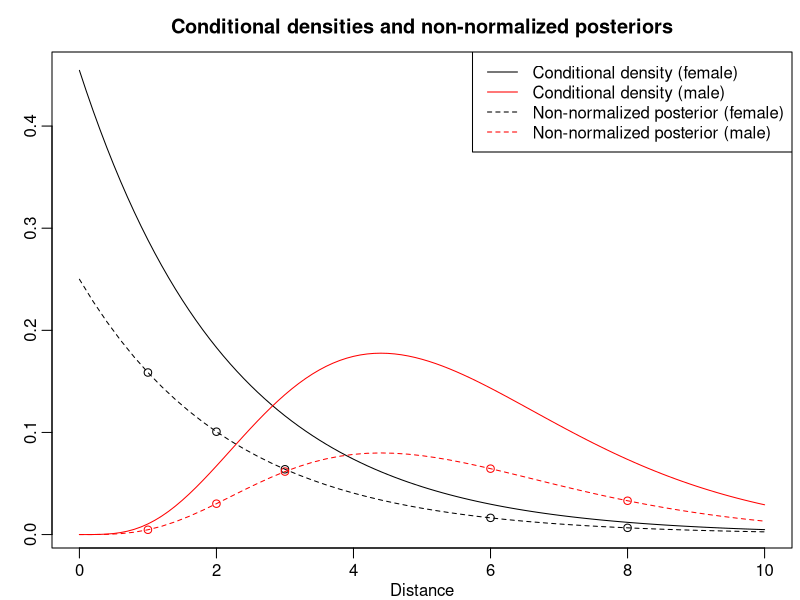
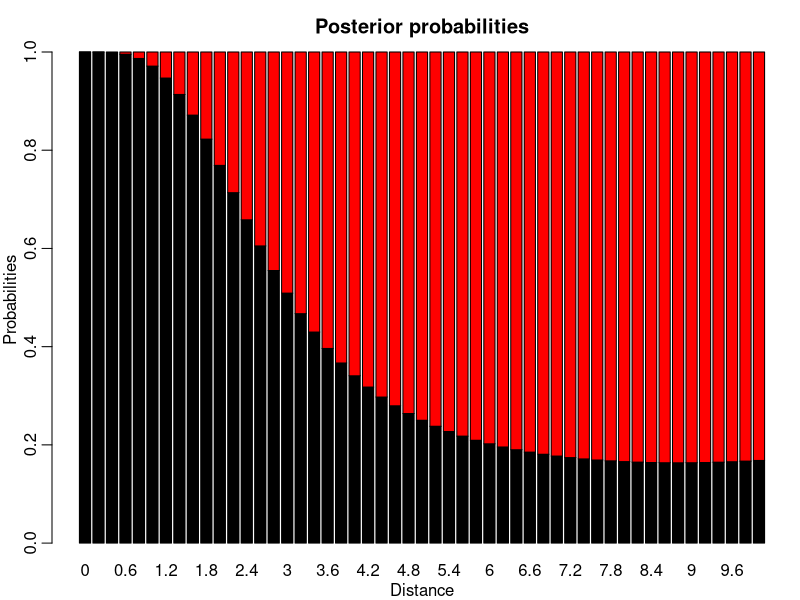

These charts were generated, in order, by the following R code:
## ---- chunk 1
knitr::opts_chunk$set(
  collapse = TRUE,
  comment = "#>",
  fig.width = 8,
  fig.height = 6
)
knitr::opts_knit$set(global.par = TRUE)
pdfplots <- FALSE # default: FALSE; set this to TRUE only if you like pdf figures
## ---- chunk 2
par(mgp = c(1.6, .6, 0), mar = c(2.6, 2.6, 2.6, .4), lwd = 1)
## ---- chunk 3
PrA <- 0.7
PrAC <- 1 - PrA
## ---- chunk 4
PrFA <- 0.01
PrFAC <- 0.05
## ---- chunk 5
N <- 100
y <- 0:6
## ---- chunk 6
PosteriorTheta1Unormalized <- PrFA ^ y * (1 - PrFA) ^ (N - y) * PrA
PosteriorTheta0Unormalized <- PrFAC ^ y * (1 - PrFAC) ^ (N - y) * PrAC
NormalizingConstant <- PosteriorTheta0Unormalized + PosteriorTheta1Unormalized

res <- rbind(PosteriorTheta1Unormalized / NormalizingConstant,
             PosteriorTheta0Unormalized / NormalizingConstant)
colnames(res) <- y
rownames(res) <- c("reliable company", "less reliable company")
knitr::kable(round(res, 3))
## ---- chunk 7
PrA <- 0.5
PrAC <- 1 - PrA
PosteriorTheta1Unormalized <- PrFA ^ y * (1 - PrFA) ^ (N - y) * PrA
PosteriorTheta0Unormalized <- PrFAC ^ y * (1 - PrFAC) ^ (N - y) * PrAC
NormalizingConstant <- PosteriorTheta0Unormalized + PosteriorTheta1Unormalized

res <- rbind(PosteriorTheta1Unormalized / NormalizingConstant,
             PosteriorTheta0Unormalized / NormalizingConstant)
colnames(res) <- y
rownames(res) <- c("reliable company", "less reliable company")
knitr::kable(round(res, 3))
## ---- chunk 8
Prtheta = 0.55
lambda = 1/2.2
alpha = 5
beta = 5/5.5
## ---- chunk 9
if (pdfplots) {
  pdf("bayes-basic-example2.pdf", width = 12, height = 8)
  par(mgp = c(1.6, .6, 0), mar = c(2, 2, 3, .5), lwd = 2)
}
curve(dexp(x, lambda), from = 0, to = 10, xlab = "Distance", ylab = "",
      main = "Conditional densities and non-normalized posteriors")
curve(dgamma(x, alpha, beta), col = "red", add = TRUE)

y <- c(1, 2, 3, 6, 8)
theta1_y <- dexp(y, lambda) * Prtheta
theta0_y <- dgamma(y, alpha, beta) * (1 - Prtheta)

points(y, theta1_y)
points(y, theta0_y, col = "red")

x <- seq(0, 10, 0.2)
theta1_y_morepoints <- dexp(x, lambda) * Prtheta
theta0_y_morepoints <- dgamma(x, alpha, beta) * (1 - Prtheta)

lines(x, theta1_y_morepoints, lty = 2)
lines(x, theta0_y_morepoints, lty = 2, col = "red")

legend("topright", c("Conditional density (female)",
                     "Conditional density (male)",
                     "Non-normalized posterior (female)",
                     "Non-normalized posterior (male)"),
       col = rep(c("black", "red"), 2), lty = rep(1:2, each = 2))
## ---- chunk 10
female <- theta1_y / (theta0_y + theta1_y)
male <- theta0_y / (theta0_y + theta1_y)
res <- rbind(female, male)
colnames(res) <- y
knitr::kable(round(res, 3))
## ---- chunk 11
sum_morepoints <- theta0_y_morepoints + theta1_y_morepoints
female_morepoints <- theta1_y_morepoints / sum_morepoints
male_morepoints <- theta0_y_morepoints / sum_morepoints
res <- rbind(female_morepoints, male_morepoints)
colnames(res) <- x
barplot(res, main = "Posterior probabilities", 
        col = c("black", "red"), xlab = "Distance", ylab = "Probabilities")
